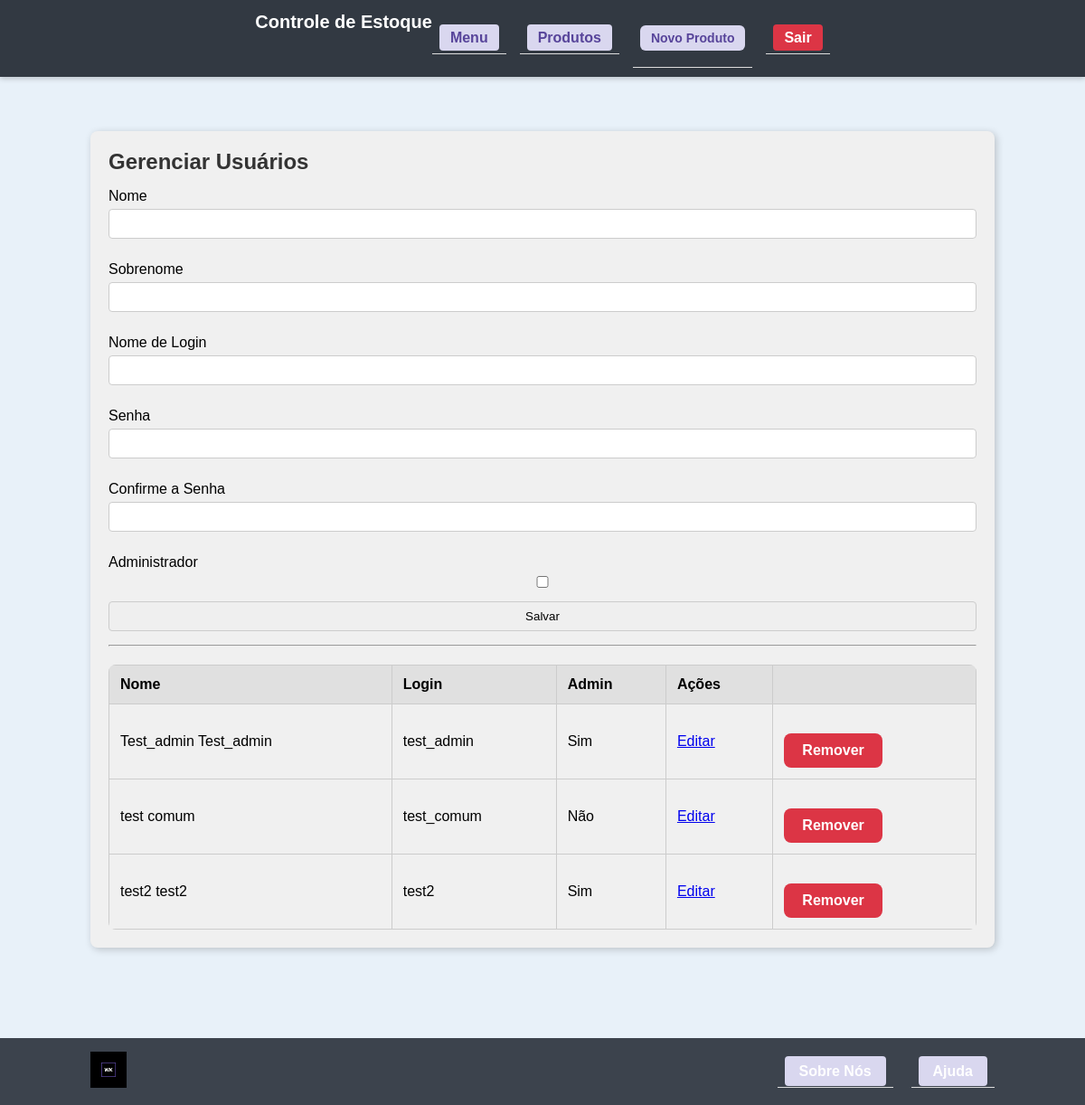
Before: /admin/usuarios/ (signed in) with the older database file.
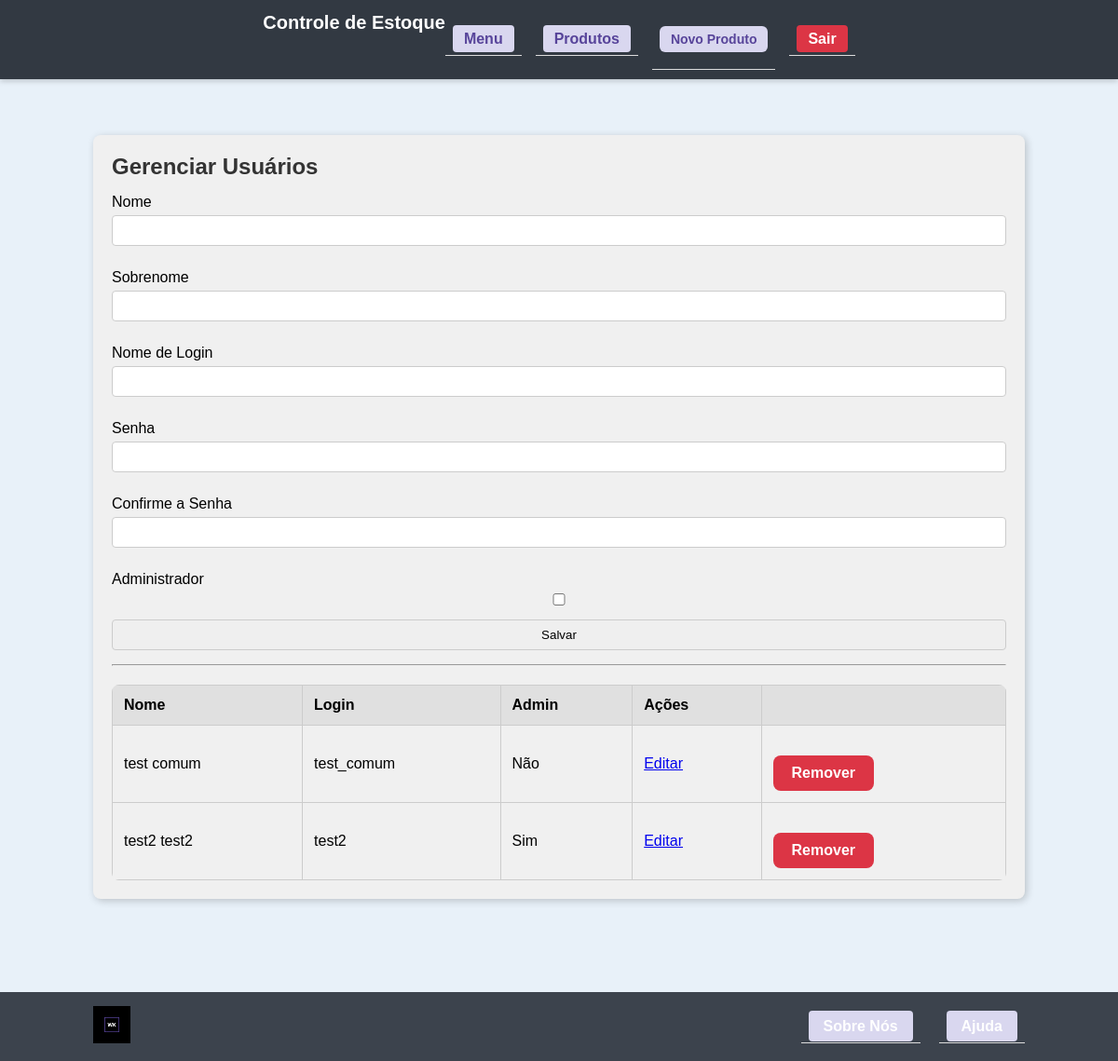
After: the same page with the newer database file.
### app/models.py (models this page shows)
class User(db.Model, UserMixin):
    __tablename__ = "user"
    id = db.Column(db.Integer, primary_key=True)
    nome = db.Column(db.String, nullable=True)
    sobrenome = db.Column(db.String, nullable=True)
    login_nome = db.Column(db.String, nullable=False)
    senha = db.Column(db.String, nullable=True)
    admin = db.Column(db.Boolean, nullable=False, default=False)
    ativo = db.Column(db.Boolean, nullable=False, default=True)
    __table_args__ = (
        db.UniqueConstraint("login_nome", name="uq_user_login_nome"),
    )

### app/views.py (the view, shortened to what this page needs)
@app.route('/admin/usuarios/', methods=['GET', 'POST'])
@login_required
def gerenciar_usuarios():
    if not current_user.admin:
        abort(403)
    form = UserForm()
    usuarios = User.query.filter_by(ativo=True).order_by(User.nome.asc()).all()
    return render_template('admin_usuarios.html', form=form, usuarios=usuarios)

### app/forms.py (shortened to what this page needs)
class UserForm(FlaskForm):
    nome = StringField('Nome', validators=[DataRequired()])
    sobrenome = StringField('Sobrenome', validators=[DataRequired()])
    login_nome = StringField('Nome de Login', validators=[DataRequired()])
    senha = PasswordField('Senha', validators=[DataRequired()])
    confirmacao_senha = PasswordField('Confirme a Senha', validators=[DataRequired(), EqualTo('senha',message='As senhas devem coincidir.')])
    admin = BooleanField('Administrador')
    btnSubmit = SubmitField('Salvar')

### app/models.py (called while the page is built)
@login_manager.user_loader
def load_user(user_id):
    return User.query.get(user_id)

### app/templates/admin_usuarios.html (shortened to what this page needs)
{% extends 'base.html' %}
{% block content %}
    <div class="formulario">
        <h2>Gerenciar Usuários</h2>
        <form method="POST">
            <div>{{ form.nome.label }} {{ form.nome() }}</div>
            <div>{{ form.sobrenome.label }} {{ form.sobrenome() }}</div>
            <div>{{ form.login_nome.label }} {{ form.login_nome() }}</div>
            <div>{{ form.senha.label }} {{ form.senha() }}</div>
            <div>{{ form.confirmacao_senha.label }} {{ form.confirmacao_senha() }}</div>
            <div>{{ form.admin.label }} {{ form.admin() }}</div>
            <div>{{ form.btnSubmit() }}</div>
        </form>
        <hr>
        <table class="tabela">
            <thead>
                <tr>
                    <th>Nome</th>
                    <th>Login</th>
                    <th>Admin</th>
                    <th>Ações</th>
                    <th></th>
                </tr>
            </thead>
            <tbody>
                {% for usuario in usuarios %}
                <tr>
                    <td>{{ usuario.nome }} {{ usuario.sobrenome }}</td>
                    <td>{{ usuario.login_nome }}</td>
                    <td>{{ 'Sim' if usuario.admin else 'Não' }}</td>
                    <td>
                        <a href="{{ url_for('editar_usuario', id=usuario.id) }}">Editar</a>
                    </td>
                    <td>
                        <div class="botoes-acoes">
                            <a href="{{ url_for('remover_usuario', id=usuario.id) }}" class="btn-remover" onclick="return confirm('Deseja realmente remover este usuário?')">
                                Remover
                            </a>
                    </div>
                    </td
                </tr>
                {% endfor %}
            </tbody>
        </table>
    </div>
{% endblock %}

Changed rows visible on the page:
no longer on this page (row edited): User: nome "Test_admin", sobrenome "Test_admin", login_nome "test_admin", admin "Sim"
